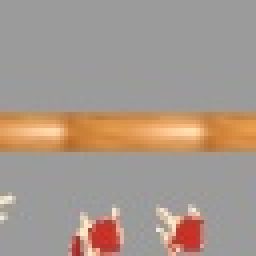
#> input picture tamp_perception/src/data/images/3.jpg, 64 x 64 px (shown 4 times larger); its folder holds only this picture in this run
$ python heat_map.py
#> lines starting #> are read from the running program, lines starting #| are printed output that depends on the picture
import os
import json
from PIL import Image, ImageColor

im_path = "data/images/"
annotation_file = 'data/annotations.txt'


colors = [(0,0,255),(0,255,0),(0,128,0),(255,255,0),(255,150,0),(255,0,0)]
annotations = {}
#self.h = 256
#self.w = 256

whole_image = True

with open (annotation_file, 'r') as f:
#> (reads tamp_perception/src/test_data_3/annotations.txt from the repository)
    annotations = json.load(f)

print (annotations)

for f in os.listdir(im_path):
    im = Image.open(im_path+f)
#> im is the input picture: PIL image 64x64 RGB; mean R, G, B 167.2, 152.2, 141.3
    im = im.convert("RGBA")
#> im: PIL image 64x64 RGBA
    pixelMap = im.load()
    image_id = int(f.split('.')[0])
    #im.show()
    img = Image.new( 'RGBA', im.size)
#> img: PIL image 64x64 RGBA; every value is 0
    #img.show()
    pixelsNew = img.load()
    levels = {}
    if not whole_image:
        for instance in annotations:
            if instance["image_id"] == image_id:
                key = (instance["robot_pose"][0], instance["robot_pose"][1])
                if key not in levels.keys():
                    levels[key] = 0
        for instance in annotations:
            if instance["image_id"] == image_id:
                if instance["unloading_result"] == True:
                    levels[(int(instance["robot_pose"][0]),int(instance["robot_pose"][1]))] += 1
        for key in levels.keys():
            pixelsNew[key[0], key[1]] = colors[levels[key]]
    else:
        for i in range(img.size[0]):
            for j in range(img.size[1]):
                levels[(i,j)] = 0
        for instance in annotations:
            if instance["image_id"] == image_id:
                if instance["unloading_result"] == True:
                    levels[(int(instance["robot_pose"][0]),int(instance["robot_pose"][1]))] += 1

        for i in range(img.size[0]):
            for j in range(img.size[1]):
                pixelsNew[i,j] = colors[levels[(i,j)]]


    #img.show()
    new_img = Image.blend(im, img, 0.5)
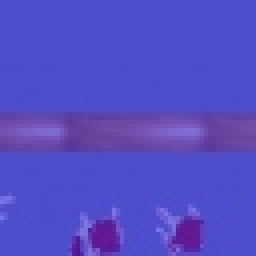
#> new_img: PIL image 64x64 RGBA (shown 4 times larger); mean R, G, B, A 83.3, 75.8, 198.1, 255
    #new_img.show()
    #new_img.save("heatmaps/"+f.split('.')[0]+".png")
    img.save("heatmaps/"+f.split('.')[0]+".png")
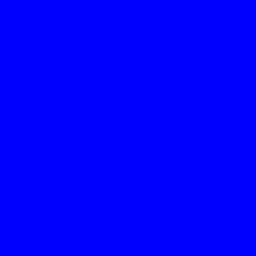
#> saved as 3.png: PIL image 64x64 RGBA (shown 4 times larger); mean R, G, B, A 0, 0, 255, 255
